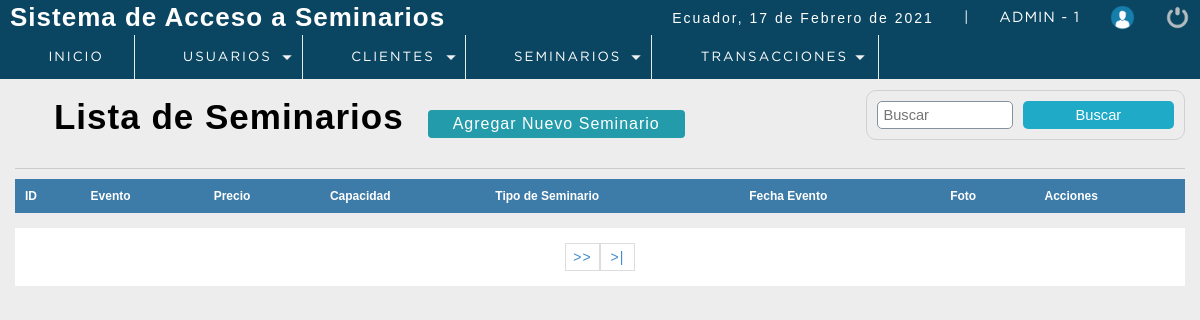
/sistema/lista_eventos.php (signed in), run on an earlier commit of the app's database.
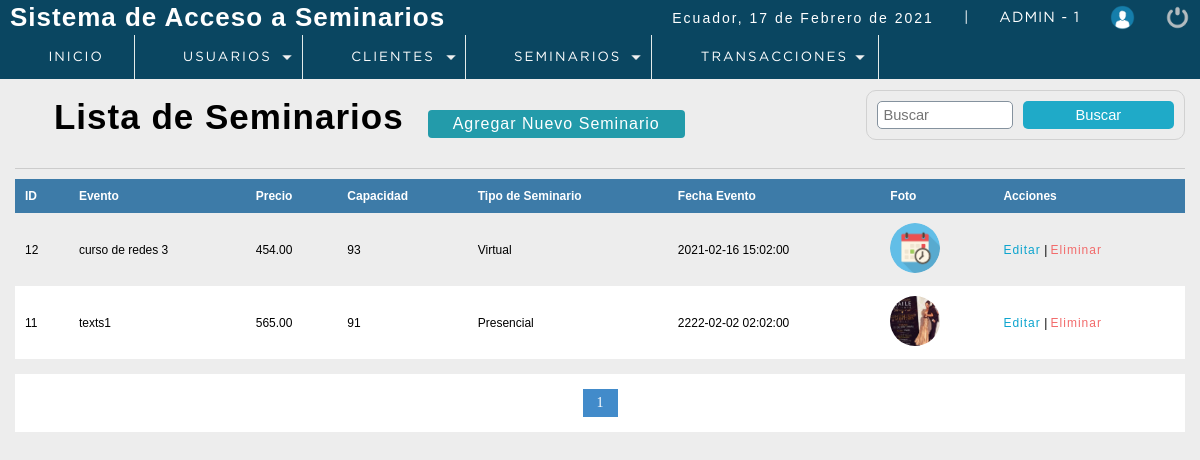
And on a later commit of the database.
### tables this page shows
CREATE TABLE `evento` (
  `codevento` int(11) NOT NULL,
  `descripcion` varchar(100) DEFAULT NULL,
  `precio` decimal(10,2) DEFAULT NULL,
  `capMax` int(11) DEFAULT NULL,
  `foto` text DEFAULT NULL,
  `fecha_evento` datetime NOT NULL,
  `dateAdd` datetime NOT NULL DEFAULT current_timestamp(),
  `usuario_id` int(11) NOT NULL,
  `status` int(11) NOT NULL DEFAULT 1,
  `id_tipo_seminario` int(11) DEFAULT NULL
);

CREATE TABLE `tip_seminario` (
  `id_tipo_seminario` int(11) NOT NULL,
  `nombre` varchar(40) NOT NULL
);

### sistema/lista_eventos.php (the view, shortened to what this page needs)
<?php
 include "../conection.php";
?>
<!DOCTYPE html>
<html lang="en">
<head>
	<?php include "includes/scripts.php"?>
</head>
<body>
 <?php include "includes/header.php"?>
	<section id="container">
		<h1><i class="fas fa-list-alt"></i> Lista de Seminarios</h1>
        <a href="registro_evento.php" class="btn_new">Agregar Nuevo Seminario</a>
    <form action="buscar_evento.php" method="get" class="form_search">
        <input type="text" name="busqueda" id="busqueda" placeholder="Buscar">
        <input type="submit" value="Buscar" class="btn_search" >
    </form>
<hr>
        <table>
            <tr>
                <th>ID</th>
                <th>Evento</th>
                <th>Precio</th>
                <th>Capacidad</th>
                <th>Tipo de Seminario</th>
                <th>Fecha Evento</th>
                <th>Foto</th>
                <th>Acciones</th>
            </tr>
            <?php
           $sql_registre = mysqli_query($conection,"SELECT COUNT(*) AS total_registro FROM evento WHERE status =1");
           $result_registre = mysqli_fetch_array($sql_registre);
           $total_resgistros = $result_registre['total_registro'];
           $por_pagina = 5;
           if (empty($_GET['pagina'])) {
               $pagina =1;
           }
           else {
               $pagina = $_GET['pagina'];
           }
           $desde = ($pagina - 1) * $por_pagina;
           $total_paginas = ceil($total_resgistros / $por_pagina);
           $query = mysqli_query($conection,"SELECT e.codevento, e.descripcion, e.precio,
                                                    e.capMax, e.fecha_evento, e.foto,
                                                    e.id_tipo_seminario as id_tipo_s, t.nombre as tipo_seminario
                                                                    FROM evento e
                                                                    INNER JOIN tip_seminario t
                                                                    ON  e.id_tipo_seminario = t.id_tipo_seminario
                                                                    WHERE status = 1
                                                                    ORDER BY e.codevento
                                                                    DESC LIMIT $desde, $por_pagina");
           $result = mysqli_num_rows($query);
           if ($result > 0) {
               while ($data = mysqli_fetch_array($query)) {
                if ($data['foto'] !='img_evento.png') {
                    $foto ='img/uploads/'.$data['foto'];
                }else {
                    $foto ='img/'.$data['foto'];
                }
           ?>
            <tr class="row<?php echo $data["codevento"];?>">
                <td><?php echo $data["codevento"];?></td>
                <td><?php echo $data["descripcion"];?></td>
                <td><?php echo $data["precio"];?></td>
                <td><?php echo $data["capMax"];?></td>
                <td><?php echo $data["tipo_seminario"];?></td>
                <td><?php echo $data["fecha_evento"];?></td>
                <td class="img_evento"><img src="<?php echo $foto;?>" alt="<?php echo $data["descripcion"];?>"></td>
                <td>
                    <a class="link_edit" href="editar_evento.php?id=<?php echo $data["codevento"];?>">Editar</a>
                   <?php if ($_SESSION['rol']==1 || $_SESSION['rol']==2) {
                     ?>
                     |
                    <a class="link_delete del_event" href="#" event="<?php echo $data["codevento"];?>">Eliminar</a>
                    <?php } ?>
                </td>
            </tr>
                <?php
               }
           }
            ?>
        </table>
        <div class="paginador">
                    <ul>
                    <?php
                    for ($i=1; $i <= $total_paginas; $i++) {
                        if ($i == $pagina) {
                            echo '<li class="pageSelected">'.$i.'</li>';
                        }
                        else {
                            echo '<li><a href="?pagina='.$i.'">'.$i.'</a></li>';
                        }
                    }
                    if ($pagina!=$total_paginas) {
                    ?>
                    <li><a href="?pagina=<?php echo $pagina+1;?>">>></a></li>
                    <li><a href="?pagina=<?php echo $total_paginas;?>">>|</a></li>
                        <?php
                            }
                        ?>
                    </ul>
                </div>
	</section>
</body>
</html>

What changed in the data, as far as the page shows it:
added evento: codevento "12", descripcion "curso de redes 3", precio "454.00", capMax "93", id_tipo_seminario.nombre "Virtual", fecha_evento "2021-02-16 15:02:00", foto (picture)
added evento: codevento "11", descripcion "texts1", precio "565.00", capMax "91", id_tipo_seminario.nombre "Presencial", fecha_evento "2222-02-02 02:02:00", foto (picture)
Also different on the page:
new list line: "1"
